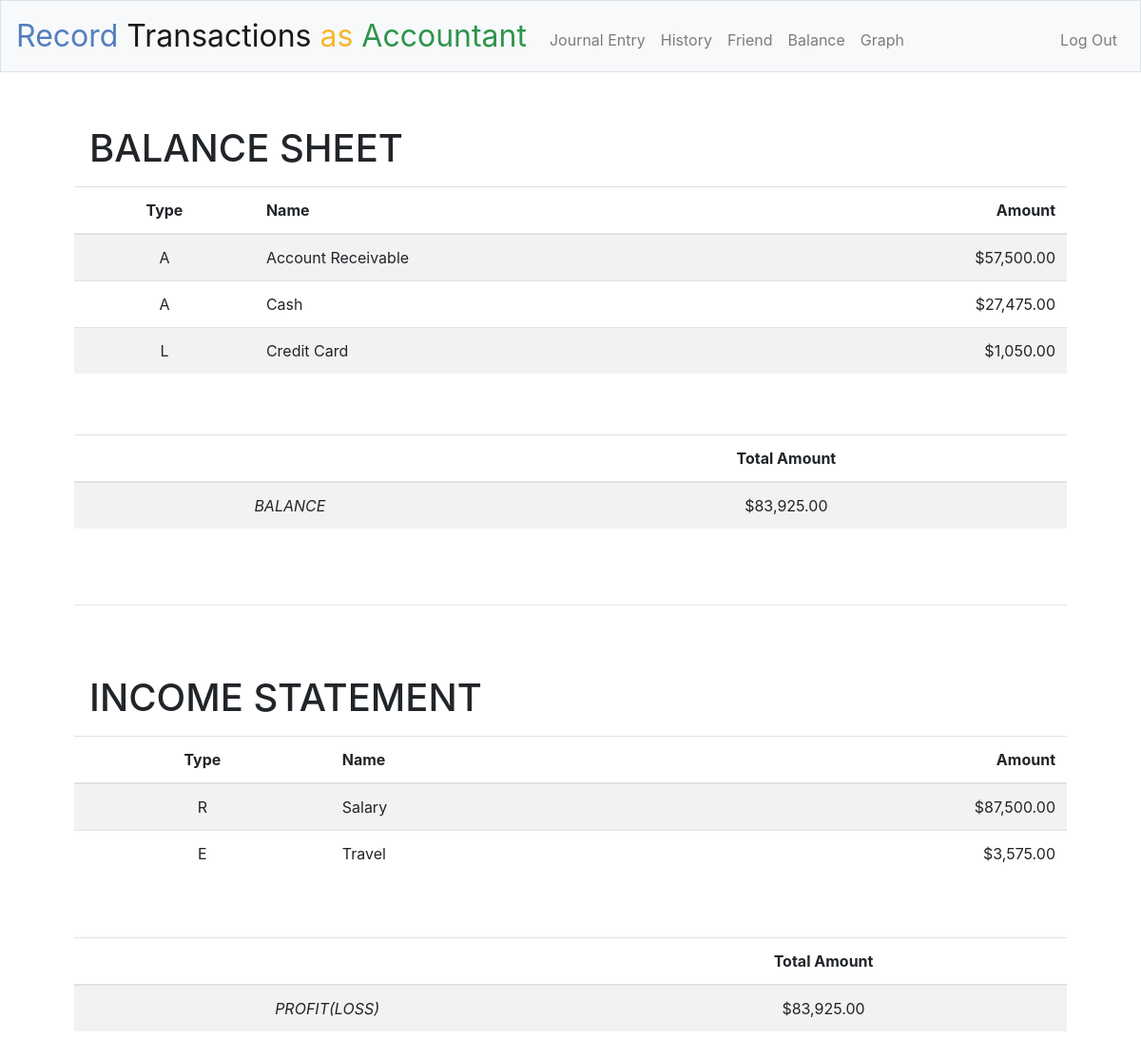
The app's page / (signed in), older data.
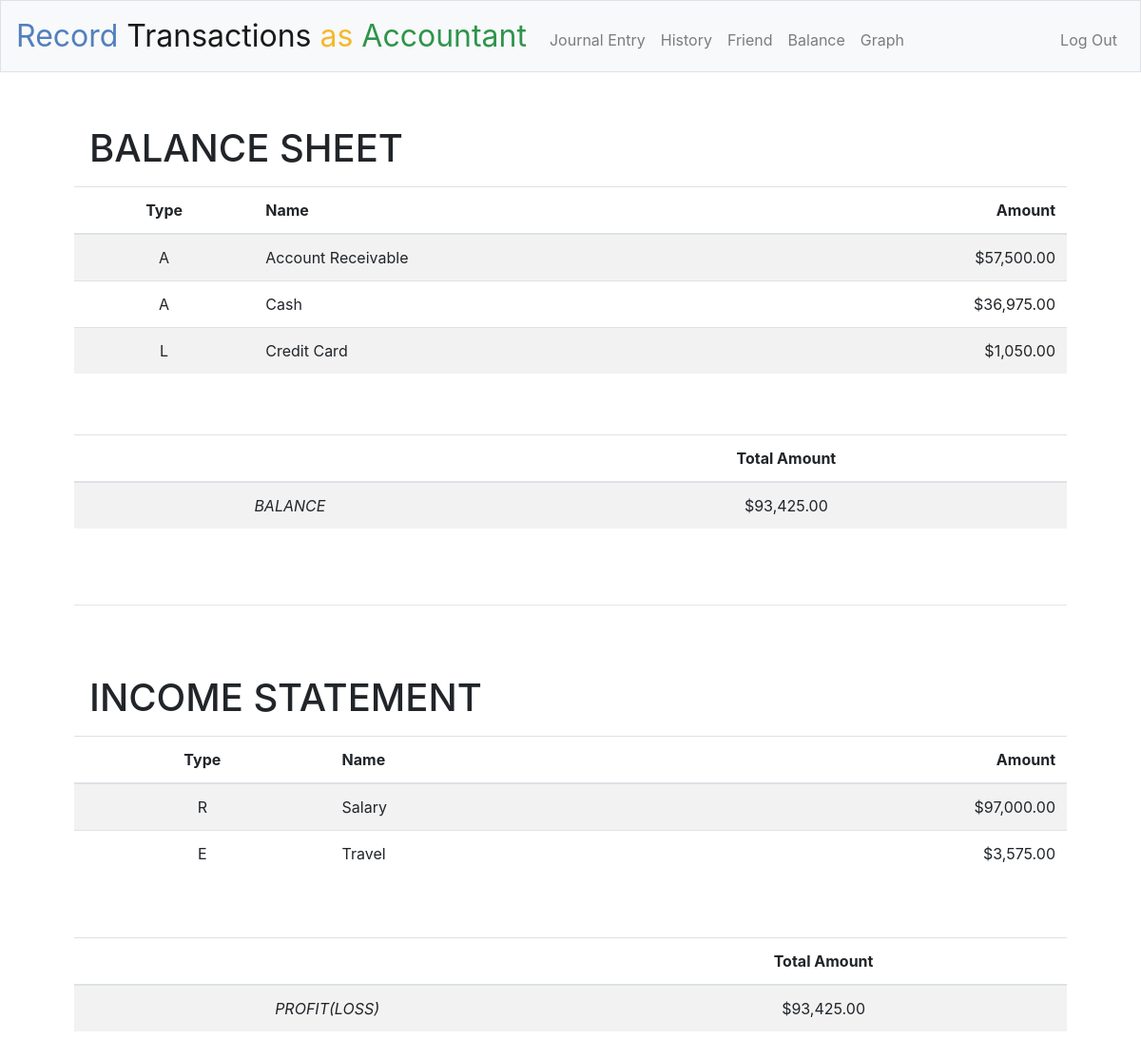
The same page, newer data.
### tables this page shows
CREATE TABLE account (
    id integer primary KEY,
    user_id integer,
    type text not null,
    name text not null,
    share text,
    note text,
    initial numeric default 0,
    amount numeric default 0,
    FOREIGN KEY(user_id) REFERENCES users(id)
);

### application.py (the view)
@app.route("/")
@login_required
def index():
    rows = db.execute("""
        SELECT type, name, amount, note
        FROM account
        WHERE user_id = :user_id
        GROUP by name
        HAVING amount >0;
    """, user_id=session["user_id"])
    A_balances = []
    L_balances = []
    R_balances = []
    E_balances = []
    grand_asset = 0
    grand_liability = 0
    grand_revenue = 0
    grand_expense = 0
    balance = 0
    profit = 0
    for row in rows:
        if row["type"] == "A":
            A_balances.append({
            "type": row["type"],
            "name": row["name"],
            "amount": usd(row["amount"]),
            "note" : row["note"]
            })
            grand_asset += row["amount"]
        elif row["type"] == "L":
            L_balances.append({
            "type": row["type"],
            "name": row["name"],
            "amount": usd(row["amount"]),
            "note" : row["note"]
            })
            grand_liability += row["amount"]
        elif row["type"] == "R":
            R_balances.append({
            "type": row["type"],
            "name": row["name"],
            "amount": usd(row["amount"]),
            "note" : row["note"]
            })
            grand_revenue += row["amount"]
        else: # row["type"] == "E": 費用總額
            E_balances.append({
            "type": row["type"],
            "name": row["name"],
            "amount": usd(row["amount"]),
            "note" : row["note"]
            })
            grand_expense += row["amount"]
    balance = usd(grand_asset - grand_liability)
    profit = usd(grand_revenue - grand_expense)
    print("Now Running index()")
    print("使用者所有歷史交易 {rows}".format(rows=rows))
    print("資產總額 {grand_asset}, 負債總額 {grand_liability}, 收入總額 {grand_revenue} 及費用總額 {grand_expense}".format(grand_asset=grand_asset, grand_liability=grand_liability, grand_revenue=grand_revenue, grand_expense=grand_expense))
    print("剩餘價值 {balance}, 結餘 {profit}".format(balance=balance, profit=profit))
    return render_template("index.html", A_balances=A_balances, L_balances=L_balances, R_balances=R_balances, E_balances=E_balances, balance=balance, profit=profit)

### application.py (called while the page is built)
@app.after_request
def after_request(response):
    response.headers["Cache-Control"] = "no-cache, no-store, must-revalidate"
    response.headers["Expires"] = 0
    response.headers["Pragma"] = "no-cache"
    return response

### helpers.py (called while the page is built, shortened)
def login_required(f):
    @wraps(f)
    def decorated_function(*args, **kwargs):
        if session.get("user_id") is None:
            return redirect("/login")
        return f(*args, **kwargs)
    return decorated_function

def usd(value):
    return f"${value:,.2f}"

### templates/index.html (shortened to what this page needs)
{% extends "layout.html" %}
{% block main %}
    <h1 class="navbar navbar-expand-md navbar-light">BALANCE SHEET</h1>
    <table class="table table-striped">
        <thead>
            <tr>
                <th>Type</th>
                <th id="name">Name</th>
                <th id="amount">Amount</th>
            </tr>
        </thead>
        <tbody>
            {% for A_balance in A_balances %}
            <tr>
                <td>{{A_balance["type"]}}</td>
                <td id="name">{{A_balance["name"]}}</td>
                <td id="amount">{{A_balance["amount"]}}</td>
            </tr>
            {% endfor %}
            {% for L_balance in L_balances %}
            <tr>
                <td>{{L_balance["type"]}}</td>
                <td id="name">{{L_balance["name"]}}</td>
                <td id="amount">{{L_balance["amount"]}}</td>
            </tr>
            {% endfor %}
        </tbody>
    </table>
    <br></br>
    <table class="table table-striped">
        <thead>
            <tr>
                <th colspan="4"></th>
                <th>Total Amount</th>
            </tr>
        </thead>
        <tbody>
            <tr>
                <td colspan="4"><em>BALANCE</em></td>
                <td>{{balance}}</td>
            </tr>
        </tbody>
    </table>
    <br></br>
    <hr class="style-one-line" />
    <br></br>
    <h1 class="navbar navbar-expand-md navbar-light">INCOME STATEMENT</h1>
    <table class="table table-striped">
        <thead>
            <tr>
                <th>Type</th>
                <th id="name">Name</th>
                <th id="amount">Amount</th>
            </tr>
        </thead>
        <tbody>
            {% for R_balance in R_balances %}
            <tr>
                <td>{{R_balance["type"]}}</td>
                <td id="name">{{R_balance["name"]}}</td>
                <td id="amount">{{R_balance["amount"]}}</td>
            </tr>
            {% endfor %}
            {% for E_balance in E_balances %}
            <tr>
                <td>{{E_balance["type"]}}</td>
                <td id="name">{{E_balance["name"]}}</td>
                <td id="amount">{{E_balance["amount"]}}</td>
            </tr>
            {% endfor %}
        </tbody>
    </table>
    <br></br>
    <table class="table table-striped">
        <thead>
            <tr>
                <th colspan="4"></th>
                <th>Total Amount</th>
            </tr>
        </thead>
        <tbody>
            <tr>
                <td colspan="4"><em>PROFIT(LOSS)</em></td>
                <td>{{profit}}</td>
            </tr>
        </tbody>
    </table>
{% endblock %}

### templates/layout.html (shortened to what this page needs)
<!DOCTYPE html>
<html lang="en">
    <head>
        <link rel="stylesheet" href="https://cdn.jsdelivr.net/npm/bootstrap@4.5.3/dist/css/bootstrap.min.css">
        <link href="/static/styles.css" rel="stylesheet">
    </head>
    <body>
        <nav class="navbar navbar-expand-md navbar-light bg-light border">
            <a class="navbar-brand" href="/"><span class="blue">Record </span><span class="Red">Transactions </span><span class="yellow">as </span><span class="green">Accountant</span> </a>
            <div class="collapse navbar-collapse" id="navbar">
                {% if session.user_id %}
                    <ul class="navbar-nav mr-auto mt-2">
                        <li class="nav-item"><a class="nav-link" href="/journalentry">Journal Entry</a></li>
                        <li class="nav-item"><a class="nav-link" href="/history">History</a></li>
                        <li class="nav-item"><a class="nav-link" href="/friend">Friend</a></li>
                        <li class="nav-item"><a class="nav-link" href="/balance">Balance</a></li>
                        <li class="nav-item"><a class="nav-link" href="/quote_bar">Graph</a></li>
                    </ul>
                    <ul class="navbar-nav ml-auto mt-2">
                        <li class="nav-item"><a class="nav-link" href="/logout">Log Out</a></li>
                    </ul>
                {% else %}
                    <ul class="navbar-nav ml-auto mt-2">
                        <li class="nav-item"><a class="nav-link" href="/register">Register</a></li>
                        <li class="nav-item"><a class="nav-link" href="/login">Log In</a></li>
                    </ul>
                {% endif %}
            </div>
        </nav>
        <main class="container p-5">
            {% block main %}{% endblock %}
        </main>
    </body>
</html>

### static/styles.css (style rules this page uses)
nav .navbar-brand { font-size: xx-large; }
nav .navbar-brand .blue { color: #537fbe; }
nav .navbar-brand .yellow { color: #f5b82e; }
nav .navbar-brand .green { color: #2e944b; }
main { overflow-x: auto; text-align: center; }
main table { text-align: center; }
#name { text-align: left; }
#amount { text-align: right; }
hr.style-one-line { border: 0; height: 0; border-top: 1px solid rgba(0,0,0,0.1); border-bottom: 1px solid rgba(255,255,255,0.3); }

Row changes from the older to the newer data that the page shows:
changed account "Cash": amount "$27,475.00" → "$36,975.00"
changed account "Salary": amount "$87,500.00" → "$97,000.00"
Text that changed along with them:
{{ balance }}: "$83,925.00" → "$93,425.00"
{{ profit }}: "$83,925.00" → "$93,425.00"
